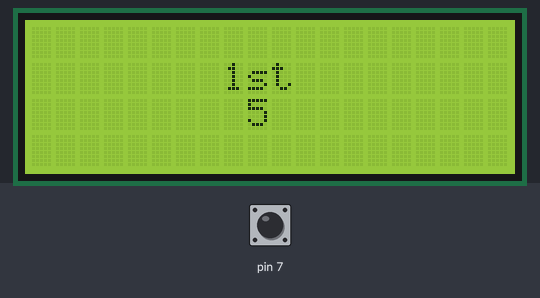
Simulated run of this sketch. Board: Arduino Uno, built with avr-gcc and run on an emulated ATmega328P. Parts: 20×4 character LCD. The test bench sets the inputs (shaded band); at power-on: pin 7 HIGH.

Above: at 1.2 s.
1.3 s: pin 7 pulled LOW for 1 s
At 3.7 s:
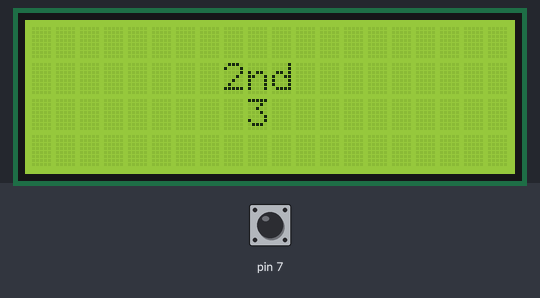
4.0 s: pin 7 pulled LOW for 0.15 s
At 5.0 s:
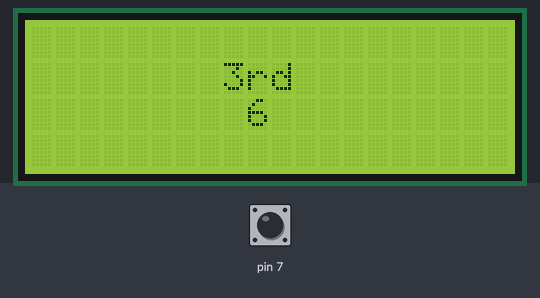
5.8 s: pin 7 pulled LOW for 3.2 s
At 9.3 s:
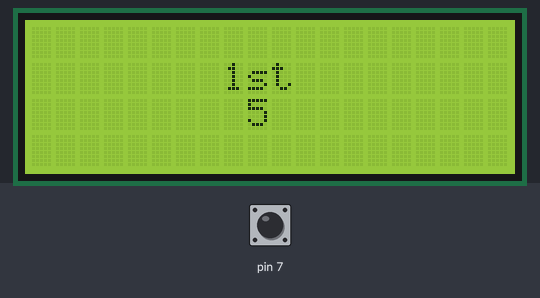
Timing chart, 0 to 10.8 s (numbered marks = the images above; inputs shaded):
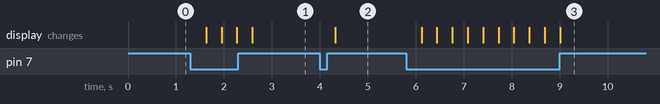

Measured:
- after the input at 1.3 s, the display: changes after 0.33 s (image 1)
- after the input at 4.0 s, the display: changes after 0.32 s (image 2)
- after the input at 5.8 s, the display: changes after 0.32 s (image 3)

The sketch:

project1.ino
```cpp
#include <LiquidCrystal_I2C.h>
LiquidCrystal_I2C lcd(0x27, 20, 4);

/*
 * 날짜 : 2020. 01. 20
 * 작성자 : 강수연, 김대원, 이학민
 * 목적 : 버튼 다루기
 *
 * 설명 :
 * 아두이노 D7 버튼에 PULLUP저항 회로의 형태로 버튼을 설치한다.
 * 버튼이 눌리면 0, 버튼이 안 눌리면 1을 반환하는 digitalRead(7)를 이용하여
 * 버튼이 눌린 횟수를 카운팅한다.(x++)
 * 버튼의 연속적인 눌림을 방지하기 위해 delay(300)을 추가한다.
 *
 * lcd를통해 미리 저장된 rate값들을 화면에 표시하는 간단한 출력을 한다.
 * x % 3연산을 통해 화면 전환 기능을 구현한다.
 */

int rate1;
int rate2;
int rate3;
int x = 0;  //버튼이 눌린 횟수

void setup() {
  pinMode(7, INPUT_PULLUP);
  lcd.init();
  lcd.backlight();
}

void loop() {


  rate1 = 5;
  rate2 = 3;
  rate3 = 6;

  if (digitalRead(7) == 0) {
    x++;
    delay(300);
  }

  switch (x % 3)
  {
    case 0:
      showMessage1();
      break;

    case 1:
      showMessage2();
      break;

    case 2:
      showMessage3();
      break;
  }
}

void showMessage1(void) {
  // lcd.clear();
  lcd.setCursor(0, 1);
  lcd.print("        1st");
  lcd.setCursor(0, 2);
  lcd.print("         " + String(rate1));
}

void showMessage2(void) {
  //lcd.clear();
  lcd.setCursor(0, 1);
  lcd.print("        2nd");
  lcd.setCursor(0, 2);
  lcd.print("         " + String(rate2));
}

void showMessage3(void) {
  //lcd.clear();
  lcd.setCursor(0, 1);
  lcd.print("        3rd");
  lcd.setCursor(0, 2);
  lcd.print("         " + String(rate3)      );
}
```
